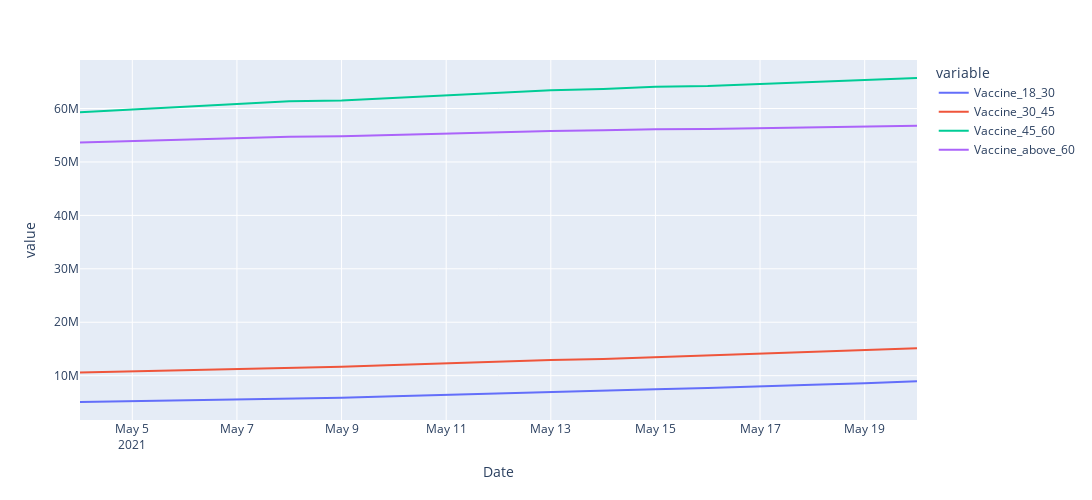

Notebook source saved alongside this figure:
### Markdown cell above
# LINE GRAPH BETWEEN DIFFERENT AGE GROUPS

### Code cell
age=px.line(vac,"Date",y=["Vaccine_18_30","Vaccine_30_45","Vaccine_45_60","Vaccine_above_60"],width=1200, height=500)
age.show()

### Figure 1 — Plotly figure (JSON) as saved in the notebook; plotly's stock layout.template omitted (floating-point values rounded to 4 significant figures)
{"data": [{"hovertemplate": "variable=Vaccine_18_30<br>Date=%{x}<br>value=%{y}<extra></extra>", "legendgroup": "Vaccine_18_30", "line": {"color": "#636efa", "dash": "solid"}, "mode": "lines", "name": "Vaccine_18_30", "orientation": "v", "showlegend": true, "type": "scatter", "x": ["2021-05-04T00:00:00", "2021-05-05T00:00:00", "2021-05-06T00:00:00", "2021-05-07T00:00:00", "2021-05-08T00:00:00", "2021-05-09T00:00:00", "2021-05-10T00:00:00", "2021-05-11T00:00:00", "2021-05-12T00:00:00", "2021-05-13T00:00:00", "2021-05-14T00:00:00", "2021-05-15T00:00:00", "2021-05-16T00:00:00", "2021-05-17T00:00:00", "2021-05-18T00:00:00", "2021-05-19T00:00:00", "2021-05-20T00:00:00"], "xaxis": "x", "y": [5073937, 5217900, 5379511, 5559432, 5731743, 5873636, 6166858, 6441976, 6689906, 6947716, 7137826, 7447446, 7671418, 8026238, 8307968, 8593200, 8958869], "yaxis": "y"}, {"hovertemplate": "variable=Vaccine_30_45<br>Date=%{x}<br>value=%{y}<extra></extra>", "legendgroup": "Vaccine_30_45", "line": {"color": "#EF553B", "dash": "solid"}, "mode": "lines", "name": "Vaccine_30_45", "orientation": "v", "showlegend": true, "type": "scatter", "x": ["2021-05-04T00:00:00", "2021-05-05T00:00:00", "2021-05-06T00:00:00", "2021-05-07T00:00:00", "2021-05-08T00:00:00", "2021-05-09T00:00:00", "2021-05-10T00:00:00", "2021-05-11T00:00:00", "2021-05-12T00:00:00", "2021-05-13T00:00:00", "2021-05-14T00:00:00", "2021-05-15T00:00:00", "2021-05-16T00:00:00", "2021-05-17T00:00:00", "2021-05-18T00:00:00", "2021-05-19T00:00:00", "2021-05-20T00:00:00"], "xaxis": "x", "y": [10615368, 10818153, 11050917, 11297554, 11523548, 11665804, 12001119, 12326199, 12617481, 12915397, 13118059, 13455142, 13688699, 14077348, 14402914, 14732239, 15136547], "yaxis": "y"}, {"hovertemplate": "variable=Vaccine_45_60<br>Date=%{x}<br>value=%{y}<extra></extra>", "legendgroup": "Vaccine_45_60", "line": {"color": "#00cc96", "dash": "solid"}, "mode": "lines", "name": "Vaccine_45_60", "orientation": "v", "showlegend": true, "type": "scatter", "x": ["2021-05-04T00:00:00", "2021-05-05T00:00:00", "2021-05-06T00:00:00", "2021-05-07T00:00:00", "2021-05-08T00:00:00", "2021-05-09T00:00:00", "2021-05-10T00:00:00", "2021-05-11T00:00:00", "2021-05-12T00:00:00", "2021-05-13T00:00:00", "2021-05-14T00:00:00", "2021-05-15T00:00:00", "2021-05-16T00:00:00", "2021-05-17T00:00:00", "2021-05-18T00:00:00", "2021-05-19T00:00:00", "2021-05-20T00:00:00"], "xaxis": "x", "y": [59299040, 59800123, 60403154, 60927081, 61372739, 61510977, 61966293, 62460166, 62926016, 63401077, 63656217, 64076941, 64200432, 64615446, 65021417, 65340955, 65709875], "yaxis": "y"}, {"hovertemplate": "variable=Vaccine_above_60<br>Date=%{x}<br>value=%{y}<extra></extra>", "legendgroup": "Vaccine_above_60", "line": {"color": "#ab63fa", "dash": "solid"}, "mode": "lines", "name": "Vaccine_above_60", "orientation": "v", "showlegend": true, "type": "scatter", "x": ["2021-05-04T00:00:00", "2021-05-05T00:00:00", "2021-05-06T00:00:00", "2021-05-07T00:00:00", "2021-05-08T00:00:00", "2021-05-09T00:00:00", "2021-05-10T00:00:00", "2021-05-11T00:00:00", "2021-05-12T00:00:00", "2021-05-13T00:00:00", "2021-05-14T00:00:00", "2021-05-15T00:00:00", "2021-05-16T00:00:00", "2021-05-17T00:00:00", "2021-05-18T00:00:00", "2021-05-19T00:00:00", "2021-05-20T00:00:00"], "xaxis": "x", "y": [53622284, 53877151, 54207909, 54493332, 54720932, 54786708, 55038117, 55307756, 55549219, 55799375, 55924598, 56126114, 56176752, 56342950, 56508521, 56636839, 56787668], "yaxis": "y"}], "layout": {"height": 500, "legend": {"title": {"text": "variable"}, "tracegroupgap": 0}, "margin": {"t": 60}, "width": 1200, "xaxis": {"anchor": "y", "domain": [0, 1], "title": {"text": "Date"}}, "yaxis": {"anchor": "x", "domain": [0, 1], "title": {"text": "value"}}}}
